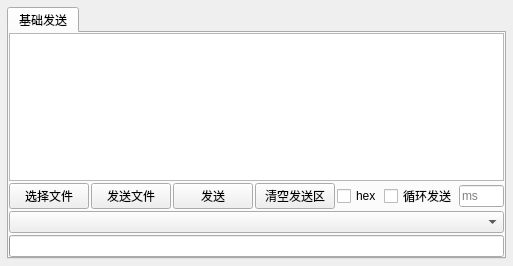
<?xml version="1.0" encoding="UTF-8"?>
<ui version="4.0">
 <class>SendAreaForm</class>
 <widget class="QWidget" name="SendAreaForm">
  <property name="geometry">
   <rect>
    <x>0</x>
    <y>0</y>
    <width>513</width>
    <height>266</height>
   </rect>
  </property>
  <property name="sizePolicy">
   <sizepolicy hsizetype="Expanding" vsizetype="Preferred">
    <horstretch>0</horstretch>
    <verstretch>0</verstretch>
   </sizepolicy>
  </property>
  <property name="windowTitle">
   <string>Form</string>
  </property>
  <layout class="QVBoxLayout" name="verticalLayout">
   <property name="leftMargin">
    <number>2</number>
   </property>
   <property name="topMargin">
    <number>2</number>
   </property>
   <property name="rightMargin">
    <number>2</number>
   </property>
   <property name="bottomMargin">
    <number>2</number>
   </property>
   <item>
    <widget class="QWidget" name="widget_SendArea" native="true">
     <property name="styleSheet">
      <string notr="true"/>
     </property>
     <layout class="QVBoxLayout" name="verticalLayout_2">
      <property name="leftMargin">
       <number>5</number>
      </property>
      <property name="topMargin">
       <number>5</number>
      </property>
      <property name="rightMargin">
       <number>5</number>
      </property>
      <property name="bottomMargin">
       <number>5</number>
      </property>
      <item>
       <widget class="QTabWidget" name="tabWidget">
        <property name="styleSheet">
         <string notr="true"/>
        </property>
        <property name="currentIndex">
         <number>0</number>
        </property>
        <widget class="QWidget" name="tab_Send">
         <property name="sizePolicy">
          <sizepolicy hsizetype="Expanding" vsizetype="Preferred">
           <horstretch>0</horstretch>
           <verstretch>0</verstretch>
          </sizepolicy>
         </property>
         <attribute name="title">
          <string>基础发送</string>
         </attribute>
         <layout class="QVBoxLayout" name="verticalLayout_3">
          <property name="spacing">
           <number>2</number>
          </property>
          <property name="leftMargin">
           <number>0</number>
          </property>
          <property name="topMargin">
           <number>0</number>
          </property>
          <property name="rightMargin">
           <number>0</number>
          </property>
          <property name="bottomMargin">
           <number>0</number>
          </property>
          <item>
           <widget class="QPlainTextEdit" name="plainTextEdit"/>
          </item>
          <item>
           <layout class="QHBoxLayout" name="horizontalLayout">
            <item>
             <widget class="QPushButton" name="pushButton_SelectFile">
              <property name="sizePolicy">
               <sizepolicy hsizetype="Expanding" vsizetype="Fixed">
                <horstretch>0</horstretch>
                <verstretch>0</verstretch>
               </sizepolicy>
              </property>
              <property name="text">
               <string>选择文件</string>
              </property>
             </widget>
            </item>
            <item>
             <widget class="QPushButton" name="pushButton_SendFile">
              <property name="sizePolicy">
               <sizepolicy hsizetype="Expanding" vsizetype="Fixed">
                <horstretch>0</horstretch>
                <verstretch>0</verstretch>
               </sizepolicy>
              </property>
              <property name="text">
               <string>发送文件</string>
              </property>
             </widget>
            </item>
            <item>
             <widget class="QPushButton" name="pushButton_Send">
              <property name="sizePolicy">
               <sizepolicy hsizetype="Expanding" vsizetype="Fixed">
                <horstretch>0</horstretch>
                <verstretch>0</verstretch>
               </sizepolicy>
              </property>
              <property name="text">
               <string>发送</string>
              </property>
             </widget>
            </item>
            <item>
             <widget class="QPushButton" name="pushButton_Clear">
              <property name="sizePolicy">
               <sizepolicy hsizetype="Expanding" vsizetype="Fixed">
                <horstretch>0</horstretch>
                <verstretch>0</verstretch>
               </sizepolicy>
              </property>
              <property name="text">
               <string>清空发送区</string>
              </property>
             </widget>
            </item>
            <item>
             <widget class="QCheckBox" name="checkBox_HexSend">
              <property name="sizePolicy">
               <sizepolicy hsizetype="Fixed" vsizetype="Fixed">
                <horstretch>0</horstretch>
                <verstretch>0</verstretch>
               </sizepolicy>
              </property>
              <property name="text">
               <string>hex</string>
              </property>
             </widget>
            </item>
            <item>
             <widget class="QCheckBox" name="checkBox_SendCycle">
              <property name="sizePolicy">
               <sizepolicy hsizetype="Fixed" vsizetype="Fixed">
                <horstretch>0</horstretch>
                <verstretch>0</verstretch>
               </sizepolicy>
              </property>
              <property name="text">
               <string>循环发送</string>
              </property>
             </widget>
            </item>
            <item>
             <widget class="QLineEdit" name="lineEdit_SendCycle">
              <property name="maximumSize">
               <size>
                <width>50</width>
                <height>16777215</height>
               </size>
              </property>
              <property name="placeholderText">
               <string>ms</string>
              </property>
             </widget>
            </item>
           </layout>
          </item>
          <item>
           <widget class="CustomComboBox" name="comboBox_HistoryFile">
            <property name="sizePolicy">
             <sizepolicy hsizetype="Expanding" vsizetype="Fixed">
              <horstretch>0</horstretch>
              <verstretch>0</verstretch>
             </sizepolicy>
            </property>
            <property name="sizeAdjustPolicy">
             <enum>QComboBox::AdjustToMinimumContentsLength</enum>
            </property>
            <property name="minimumContentsLength">
             <number>10</number>
            </property>
           </widget>
          </item>
          <item>
           <widget class="QProgressBar" name="progressBar">
            <property name="value">
             <number>0</number>
            </property>
            <property name="textVisible">
             <bool>false</bool>
            </property>
           </widget>
          </item>
         </layout>
        </widget>
       </widget>
      </item>
     </layout>
    </widget>
   </item>
  </layout>
 </widget>
 <customwidgets>
  <customwidget>
   <class>CustomComboBox</class>
   <extends>QComboBox</extends>
   <header>customcombobox.h</header>
  </customwidget>
 </customwidgets>
 <resources/>
 <connections/>
</ui>
